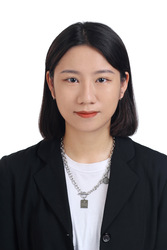
#> input picture 10Image_Recognition/邊緣檢測/1.jpg, 167 x 250 px, found by its file name
$ python '邊緣檢測.py'
#> lines starting #> are read from the running program, lines starting #| are printed output that depends on the picture
import cv2
import os

# 將文件路徑更改為您複製的路徑
image_path = r"C:/Users/User/Desktop/1.jpg"

# 打印文件路徑以確保路徑格式正確
print(f"文件路徑: {image_path}")

# 檢查文件是否存在
if not os.path.exists(image_path):
    print(f"文件路徑錯誤或文件不存在: {image_path}")
else:
    # 讀取灰度圖像
    o = cv2.imread(image_path, cv2.IMREAD_GRAYSCALE)
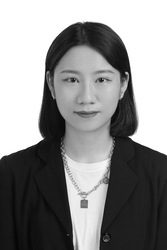
#> o: shape (250, 167); min 4, max 255, mean 140.6

    # 檢查圖像是否讀取成功
    if o is None:
        print(f"無法讀取文件: {image_path}")
    else:
        # 邊緣檢測
        r1 = cv2.Canny(o, 128, 200)
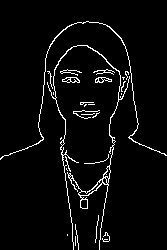
#> r1: shape (250, 167); 4.1% white in thin lines or dots
        r2 = cv2.Canny(o, 32, 128)
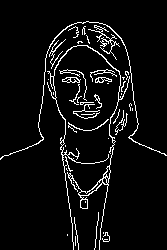
#> r2: shape (250, 167); 5.8% white in thin lines or dots

        # 顯示圖像
        cv2.imshow("original", o)
        cv2.imshow("result_r1", r1)
        cv2.imshow("result_r2", r2)

        # 等待按鍵按下
        cv2.waitKey(0)

        # 銷毀所有窗口
        cv2.destroyAllWindows()

$ run again, with 10Image_Recognition/邊緣檢測/螢幕擷取畫面 2024-07-24 161322.png saved as 10Image_Recognition/邊緣檢測/1.jpg
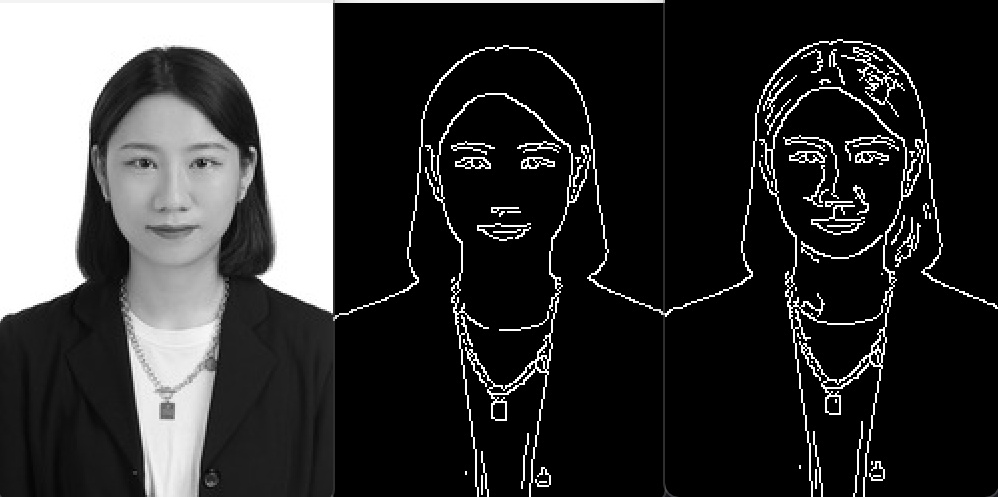
#> input picture 10Image_Recognition/邊緣檢測/螢幕擷取畫面 2024-07-24 161322.png, 998 x 497 px, found by its file name
#> `r1 = cv2.Canny(o, 128, 200)`:
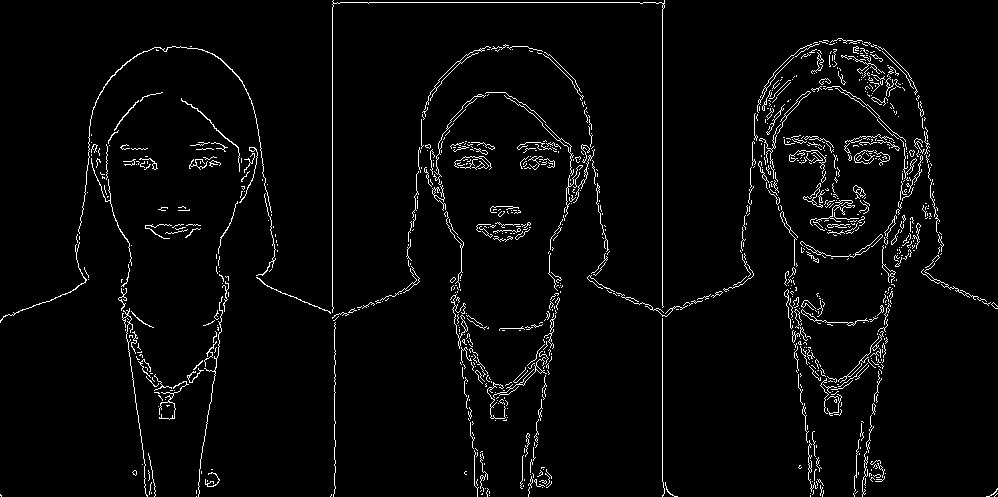
#> r1: shape (497, 998); 3.3% white in thin lines or dots
#> `r2 = cv2.Canny(o, 32, 128)`:
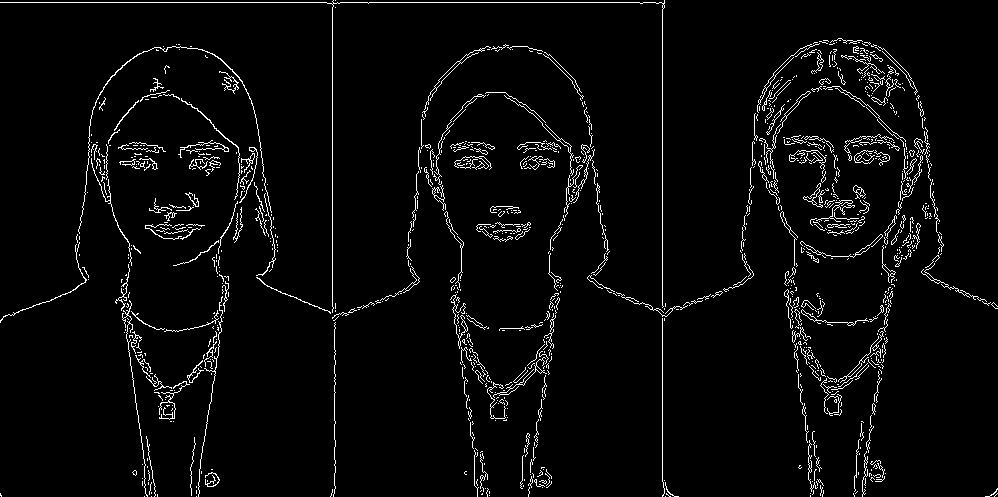
#> r2: shape (497, 998); 3.6% white in thin lines or dots
